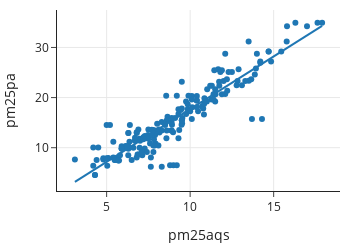

Notebook code cell kept with this figure:
### Markdown cell above
The feature `pm25aqs` contains measurements from the AQS sensor and `pm25pa` from the PurpleAir monitor. Since we are interested in studying how well the AQS measurements predict the PurpleAir measurements, our scatter plot places PurpleAir readings on the $y$-axis and AQS readings on the $x$ axis. We also add a trend line.

### Code cell
px.scatter(GA, x="pm25aqs", y="pm25pa", trendline='ols',
           width=350, height=250)

### Figure 1 — Plotly figure (JSON) as saved in the notebook; plotly's stock layout.template omitted (floating-point values rounded to 4 significant figures; data arrays with more than 128 entries replaced by an {"elided": "..."} marker saying what was removed)
{"data": [{"hovertemplate": "pm25aqs=%{x}<br>pm25pa=%{y}<extra></extra>", "legendgroup": "", "marker": {"color": "#1F77B4", "symbol": "circle"}, "mode": "markers", "name": "", "orientation": "v", "showlegend": false, "type": "scatter", "x": {"elided": "184 float values"}, "xaxis": "x", "y": {"elided": "184 float values"}, "yaxis": "y"}, {"hovertemplate": "<b>OLS trendline</b><br>pm25pa = 2.10483 * pm25aqs + -3.35671<br>R<sup>2</sup>=0.838022<br><br>pm25aqs=%{x}<br>pm25pa=%{y} <b>(trend)</b><extra></extra>", "legendgroup": "", "marker": {"color": "#1F77B4", "symbol": "circle"}, "mode": "lines", "name": "", "showlegend": false, "type": "scatter", "x": {"elided": "184 float values"}, "xaxis": "x", "y": {"elided": "184 float values"}, "yaxis": "y"}], "layout": {"height": 250, "legend": {"tracegroupgap": 0}, "width": 350, "xaxis": {"anchor": "y", "autorange": true, "domain": [0, 1], "range": [2.028, 18.97], "title": {"text": "pm25aqs"}, "type": "linear"}, "yaxis": {"anchor": "x", "autorange": true, "domain": [0, 1], "range": [1.363, 37.47], "title": {"text": "pm25pa"}, "type": "linear"}}}
